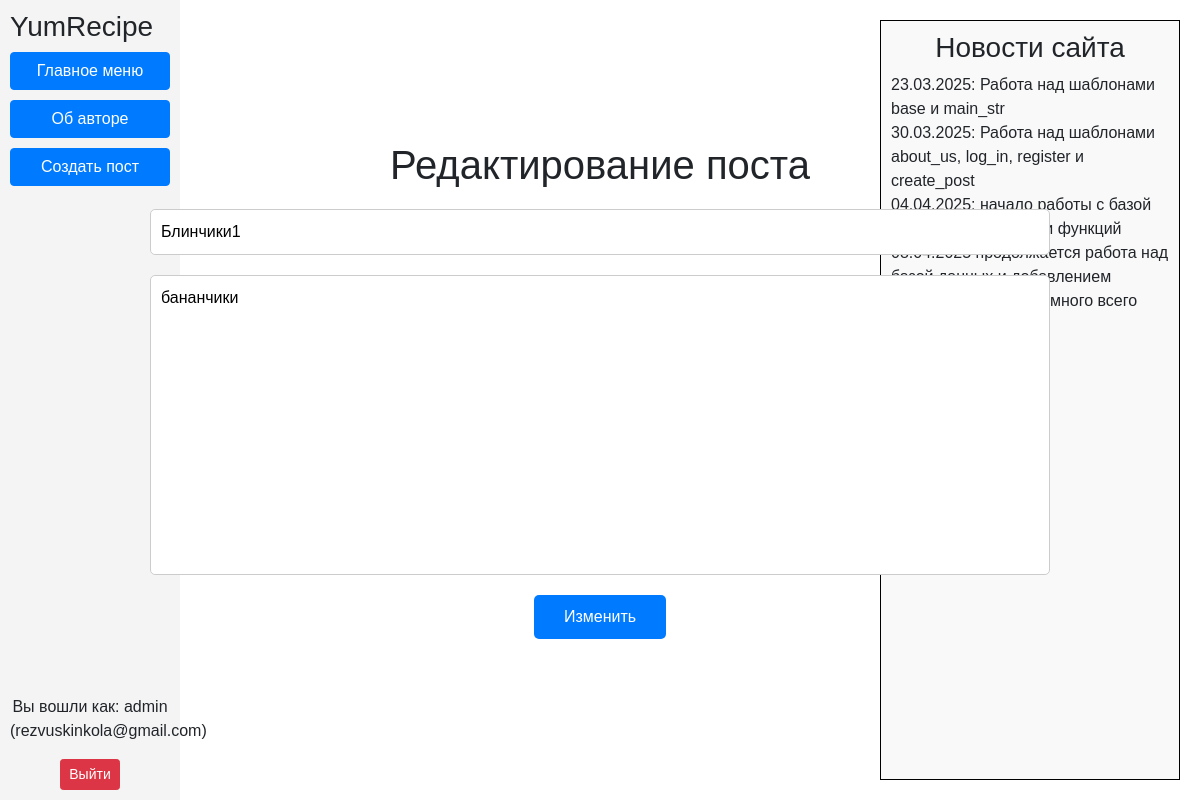
The page /CreatePost/1 (signed in) on the database its author committed.
### data_and_db/db_setup.py (models this page shows)
class User(Base, UserMixin):  # класс отвечающий за аккаунты в базе данных
    __tablename__ = 'users'
    id = Column(Integer, primary_key=True)
    nickname = Column(String, nullable=False)
    email = Column(String, unique=True, nullable=False)
    password = Column(String, nullable=False)

class Post(Base):  # класс отвечающий за посты в базе данных
    __tablename__ = 'posts'
    id = Column(Integer, primary_key=True)
    title = Column(String(100), nullable=False)
    content = Column(Text, nullable=False)
    created_at = Column(DateTime, default=lambda: datetime.now(pytz.timezone('Europe/Moscow')), nullable=False)
    is_edited = Column(Boolean, default=False, nullable=False)
    user_id = Column(Integer, ForeignKey('users.id'))
    user = relationship('User', back_populates='posts')

### main.py (the view, shortened to what this page needs)
@app.route('/CreatePost', methods=['GET', 'POST'])  # функция отвечающая за работу страницы "создать пост"
@app.route('/CreatePost/<int:post_id>', methods=['GET', 'POST'])
@login_required
def CreatePost(post_id=None):
    if post_id:
        post = session.query(Post).filter_by(id=post_id).first()
        if not post or (current_user.nickname != 'admin' and current_user.id != post.user_id):
            flash('Вы не можете редактировать этот пост!', 'danger')
            return redirect(url_for('mainstr'))
    else:
        post = None
    return render_template('create_post.html', post=post)

### main.py (called while the page is built)
@login_manager.user_loader
def load_user(user_id):
    return session.query(User).get(int(user_id))  # загружает юзер

### templates/create_post.html (shortened to what this page needs)
{% extends "base.html" %}
{% block content %}
<div style="position: absolute; top: 50%; left: 50%; transform: translate(-50%, -50%);">
    {% if post %}
    <h1 style="text-align: center;">Редактирование поста</h1>
    {% else %}
    <h1 style="text-align: center;">Создание поста</h1>
    {% endif %}
    <form method="POST">
        <input type="text" name="title" placeholder="Введите заголовок поста..."
               style="width: 900px; padding: 10px; border: 1px solid #ccc; border-radius: 5px; display: block; margin: 20px auto;"
               value="{{ post.title if post else '' }}">
        <textarea name="content"
                  style="width: 900px; min-height: 300px; padding: 10px; border: 1px solid #ccc; border-radius: 5px; display: block; margin: 20px auto; resize: none;"
                  placeholder="Введите текст вашего поста здесь">{{ post.content if post else '' }}</textarea>
        {% if post %}
        <button type="submit"
                style="display: block; margin: 20px auto; padding: 10px 30px; background-color: #007bff; color: white; border: none; border-radius: 5px; cursor: pointer;">
            Изменить
        </button>
        {% else %}
        <button type="submit"
                style="display: block; margin: 20px auto; padding: 10px 30px; background-color: #007bff; color: white; border: none; border-radius: 5px; cursor: pointer;">
            Создать
        </button>
        {% endif %}
    </form>
</div>
{% endblock %}

### templates/base.html (shortened to what this page needs)
<!DOCTYPE html>
<html lang="ru">
<head>
    <link rel="stylesheet" href="https://stackpath.bootstrapcdn.com/bootstrap/4.5.2/css/bootstrap.min.css">
    <link rel="stylesheet" href="{{ url_for('static', filename='styles.css') }}">
</head>
<body>
<div id="container">
    <div id="sidebar-left">
        <h3>YumRecipe</h3>
        <button class="btn btn-primary spaced-button" type="button" onclick="window.location.href='{{ url_for('mainstr') }}'">Главное меню</button>
        <button class="btn btn-primary spaced-button" type="button" onclick="window.location.href='{{ url_for('AboutUs') }}'">Об авторе</button>
        {% if current_user.is_authenticated %}
        <button class="btn btn-primary spaced-button" type="button" onclick="window.location.href='{{ url_for('CreatePost') }}'">Создать пост
        </button>
        {% endif %}
        <div style="text-align: center; margin-top: auto;">
            {% if current_user.is_authenticated %}
            <p>Вы вошли как: {{ current_user.nickname }} ({{ current_user.email }})</p>
            <a href="{{ url_for('logout') }}" class="btn btn-danger btn-sm">Выйти</a>
            {% else %}
            <p>Вы не авторизованы.</p>
            <a href="{{ url_for('logging') }}" class="btn btn-primary btn-sm">Войти</a>
            <a href="{{ url_for('registering') }}" class="btn btn-secondary btn-sm">Регистрация</a>
            {% endif %}
        </div>
    </div>
</div>
<div id="sidebar-right">
    <h3 class="centered-heading">Новости сайта</h3>
    <p>23.03.2025: Работа над шаблонами base и main_str<br>30.03.2025: Работа над шаблонами about_us, log_in, register и
        create_post<br>04.04.2025: начало работы с базой данных и добавлении функций<br>08.04.2025 продолжается работа над базой данных и добавлением функций. Добавлено много всего</p>
</div>
{% block content %}
{% endblock %}
</body>
</html>

### static/styles.css (style rules this page uses)
body { margin: 0; padding: 0; font-family: Arial, sans-serif; }

### templates/base.html (style rules this page uses)
body { margin: 0; font-family: Arial, sans-serif; }
#container { display: flex; }
#sidebar-left { width: 15%; background-color: #f4f4f4; height: 100vh; padding: 10px; display: flex; flex-direction: column; justify-content: space-between; position: fixed; top: 0; left: 0; }
.spaced-button { margin-bottom: 10px; }
.centered-heading { text-align: center; }
#sidebar-right { position: fixed; top: 20px; right: 20px; width: 25%; border: 1px solid black; padding: 10px; background-color: #f9f9f9; height: calc(100vh - 40px); overflow-y: auto; }

### rows shown on the page
User: nickname "admin", email "rezvuskinkola@gmail.com"
Post: title "Блинчики1", content "бананчики"
